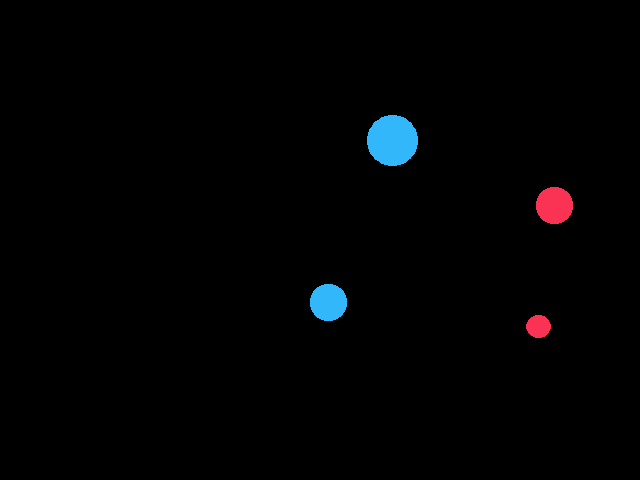
#> input picture masks/all_0.png, 640 x 480 px; its folder holds only this picture in this run
$ python main.py
#> lines starting #> are read from the running program, lines starting #| are printed output that depends on the picture; after the words box and inside, x2 and y2 are one past the last pixel; in counts of white or black regions, pixels touching at a corner belong together
import os
import cv2
def main():
    def extract_polygons(mask):
        """
        Trích xuất đa giác từ mask (ảnh nhị phân).

        Parameters:
            mask (numpy.ndarray): Ảnh nhị phân chứa đối tượng cần trích xuất.

        Returns:
            list: Danh sách các đa giác tương ứng với các đường viền của mask.
        """
        H, W = mask.shape  # Chiều cao và chiều rộng của mask
        contours, _ = cv2.findContours(mask, cv2.RETR_EXTERNAL, cv2.CHAIN_APPROX_SIMPLE)  # Tìm các đường viền
        polygons_ls = []  # Danh sách chứa các đa giác
        for cnt in contours:
            if cv2.contourArea(cnt) > 200:  # Lọc ra các contour có diện tích lớn hơn 200
                polygon = []  # Danh sách tọa độ của đa giác
                for point in cnt:
                    x, y = point[0]
                    polygon.append(x / W)  # Chuẩn hóa tọa độ x để nằm trong khoảng [0, 1]
                    polygon.append(y / H)  # Chuẩn hóa tọa độ y để nằm trong khoảng [0, 1]
                polygons_ls.append(polygon)  # Thêm đa giác vào danh sách
        return polygons_ls

    input_dir = 'masks'  # Thư mục chứa các ảnh nhị phân (mask)
    output_dir = 'labels'  # Thư mục đầu ra chứa các file văn bản (labels)

    # Duyệt qua tất cả các tệp trong thư mục masks
    for j in os.listdir(input_dir):
        image_path = os.path.join(input_dir, j)  # Đường dẫn đầy đủ đến tệp ảnh
        mask = cv2.imread(image_path, cv2.IMREAD_GRAYSCALE)  # Đọc ảnh nhị phân
#> mask: shape (480, 640); min 0, max 150, mean 2.1
        mask0 = cv2.threshold(mask, 130, 255, cv2.THRESH_BINARY)[1]  # Lọc màu xanh
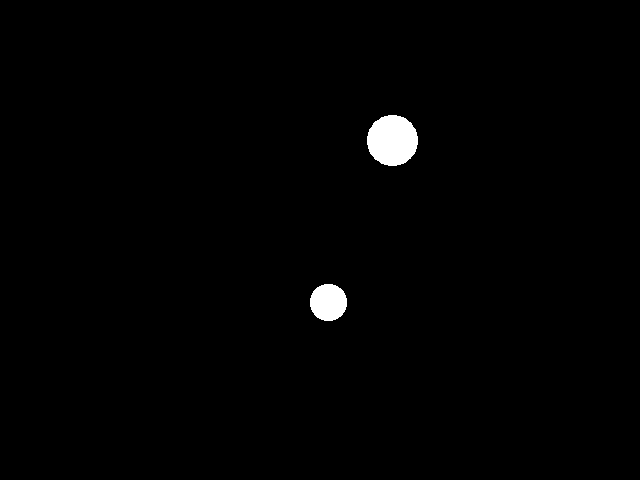
#> mask0: shape (480, 640); 1% white; 2 white regions, box (x1, y1, x2, y2) and area: (367, 115, 418, 166) 2041, (310, 284, 347, 321) 1089

        mask1 = cv2.threshold((mask == 113).astype('uint8') * 255, 230, 255, cv2.THRESH_BINARY)[1]  # Lọc màu đỏ
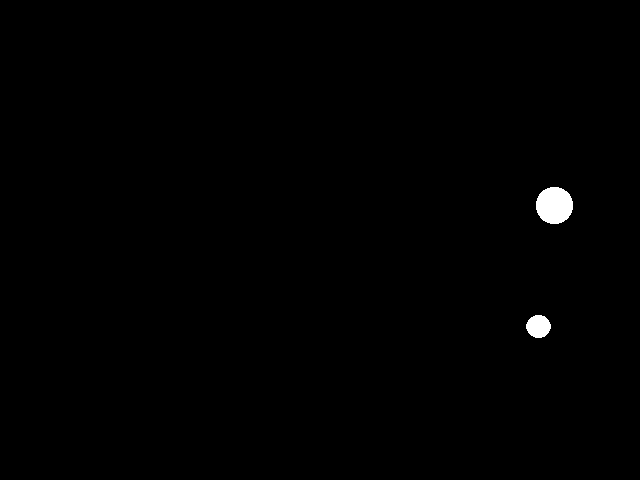
#> mask1: shape (480, 640); 0.5% white; 2 white regions

        # Trích xuất đa giác từ mask0 và mask1
        polygons_ls0 = extract_polygons(mask0)
#> in extract_polygons, `contours, _ = cv2.findContours(mask, cv2.RETR_EXTERNAL, cv2.CHAIN_APPR..`: contours = 2 contours; box (x1, y1, x2, y2) and area: (367, 115, 418, 166) 1968, (310, 284, 347, 321) 1036
#> the loop in extract_polygons, `for cnt in contours:` made 2 passes
#> after the loop in extract_polygons, `for cnt in contours:`: polygons_ls = 2 items
#> polygons_ls0 = 2 items
        polygons_ls1 = extract_polygons(mask1)
#> in extract_polygons (call 2), `contours, _ = cv2.findContours(mask, cv2.RETR_EXTERNAL, cv2.CHAIN_APPR..`: contours = 2 contours; box (x1, y1, x2, y2) and area: (536, 187, 573, 224) 1036, (526, 315, 551, 338) 408
#> the loop in extract_polygons (call 2), `for cnt in contours:` made 2 passes
#> polygons_ls1 = 2 items

        # Ghi thông tin của các đa giác vào các file văn bản
        with open('{}.txt'.format(os.path.join(output_dir, j)[:-4]), 'w') as f:
            for label, polygons_ls in enumerate([polygons_ls0, polygons_ls1]):  # Lặp qua mask0 và mask1
                for polygon in polygons_ls:  # Lặp qua danh sách đa giác
                    f.write('{} '.format(label))  # Ghi nhãn (0 cho mask0, 1 cho mask1)
                    for p_ in polygon:
                        f.write('{} '.format(p_))  # Ghi tọa độ của các đỉnh của đa giác
                    f.write('\n')  # Xuống dòng cho đa giác tiếp theo
#> this loop made 2 passes
#> label on passes 1 to 2: 0, 1

        # Đóng file văn bản
        f.close()

        # Hiển thị ảnh quá trình làm việc
        print("đã ghi")
        all_color_class = cv2.imread("masks\\all_0.png",1)
#> all_color_class is the input picture: shape (480, 640, 3); mean B, G, R 3, 2.1, 1.8
        origin_image = cv2.imread("original image//all_0.jpg",1)
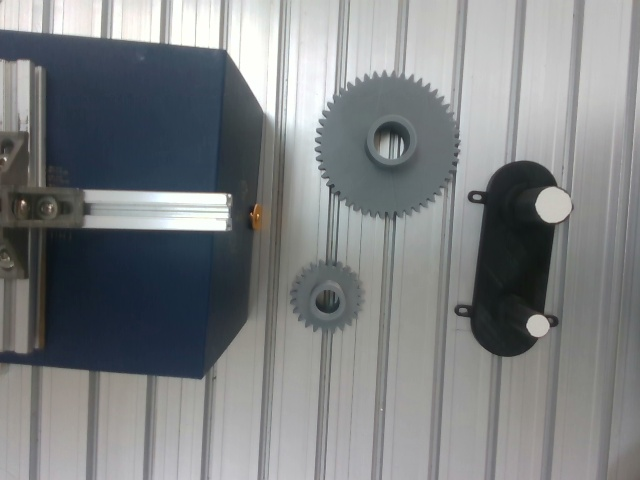
#> input picture original image/all_0.jpg, 640 x 480 px
#> origin_image is the input picture: shape (480, 640, 3); mean B, G, R 131, 129.4, 126.3
        # [7 lines of commented-out code are left out]

if __name__ == "__main__":
    main()
